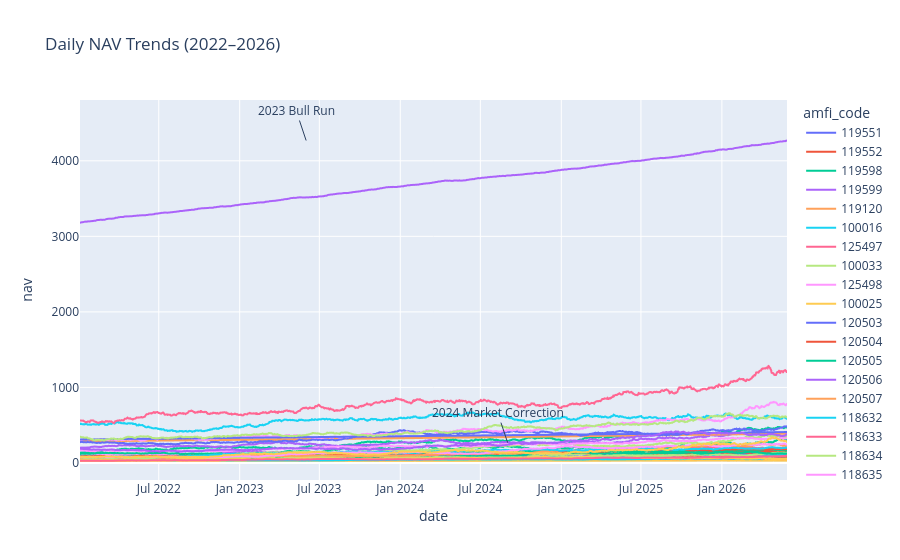

Notebook code cell kept with this figure:
### Code cell
nav_df["date"] = pd.to_datetime(nav_df["date"])

fig = px.line(
    nav_df,
    x="date",
    y="nav",
    color="amfi_code",
    title="Daily NAV Trends (2022–2026)"
)
fig.add_annotation(
    x="2023-06-01",
    y=nav_df["nav"].max(),
    text="2023 Bull Run",
    showarrow=True
)

fig.add_annotation(
    x="2024-09-01",
    y=nav_df["nav"].mean(),
    text="2024 Market Correction",
    showarrow=True
)



fig.show()

### Figure 1 — Plotly figure (JSON) as saved in the notebook; plotly's stock layout.template omitted (floating-point values rounded to 4 significant figures; data arrays with more than 128 entries replaced by an {"elided": "..."} marker saying what was removed)
{"data": [{"hovertemplate": "amfi_code=119551<br>date=%{x}<br>nav=%{y}<extra></extra>", "legendgroup": "119551", "line": {"color": "#636efa", "dash": "solid"}, "marker": {"symbol": "circle"}, "mode": "lines", "name": "119551", "showlegend": true, "type": "scattergl", "x": {"elided": "1150 str values"}, "xaxis": "x", "y": {"elided": "1150 float values"}, "yaxis": "y"}, {"hovertemplate": "amfi_code=119552<br>date=%{x}<br>nav=%{y}<extra></extra>", "legendgroup": "119552", "line": {"color": "#EF553B", "dash": "solid"}, "marker": {"symbol": "circle"}, "mode": "lines", "name": "119552", "showlegend": true, "type": "scattergl", "x": {"elided": "1150 str values"}, "xaxis": "x", "y": {"elided": "1150 float values"}, "yaxis": "y"}, {"hovertemplate": "amfi_code=119598<br>date=%{x}<br>nav=%{y}<extra></extra>", "legendgroup": "119598", "line": {"color": "#00cc96", "dash": "solid"}, "marker": {"symbol": "circle"}, "mode": "lines", "name": "119598", "showlegend": true, "type": "scattergl", "x": {"elided": "1150 str values"}, "xaxis": "x", "y": {"elided": "1150 float values"}, "yaxis": "y"}, {"hovertemplate": "amfi_code=119599<br>date=%{x}<br>nav=%{y}<extra></extra>", "legendgroup": "119599", "line": {"color": "#ab63fa", "dash": "solid"}, "marker": {"symbol": "circle"}, "mode": "lines", "name": "119599", "showlegend": true, "type": "scattergl", "x": {"elided": "1150 str values"}, "xaxis": "x", "y": {"elided": "1150 float values"}, "yaxis": "y"}, {"hovertemplate": "amfi_code=119120<br>date=%{x}<br>nav=%{y}<extra></extra>", "legendgroup": "119120", "line": {"color": "#FFA15A", "dash": "solid"}, "marker": {"symbol": "circle"}, "mode": "lines", "name": "119120", "showlegend": true, "type": "scattergl", "x": {"elided": "1150 str values"}, "xaxis": "x", "y": {"elided": "1150 float values"}, "yaxis": "y"}, {"hovertemplate": "amfi_code=100016<br>date=%{x}<br>nav=%{y}<extra></extra>", "legendgroup": "100016", "line": {"color": "#19d3f3", "dash": "solid"}, "marker": {"symbol": "circle"}, "mode": "lines", "name": "100016", "showlegend": true, "type": "scattergl", "x": {"elided": "1150 str values"}, "xaxis": "x", "y": {"elided": "1150 float values"}, "yaxis": "y"}, {"hovertemplate": "amfi_code=125497<br>date=%{x}<br>nav=%{y}<extra></extra>", "legendgroup": "125497", "line": {"color": "#FF6692", "dash": "solid"}, "marker": {"symbol": "circle"}, "mode": "lines", "name": "125497", "showlegend": true, "type": "scattergl", "x": {"elided": "1150 str values"}, "xaxis": "x", "y": {"elided": "1150 float values"}, "yaxis": "y"}, {"hovertemplate": "amfi_code=100033<br>date=%{x}<br>nav=%{y}<extra></extra>", "legendgroup": "100033", "line": {"color": "#B6E880", "dash": "solid"}, "marker": {"symbol": "circle"}, "mode": "lines", "name": "100033", "showlegend": true, "type": "scattergl", "x": {"elided": "1150 str values"}, "xaxis": "x", "y": {"elided": "1150 float values"}, "yaxis": "y"}, {"hovertemplate": "amfi_code=125498<br>date=%{x}<br>nav=%{y}<extra></extra>", "legendgroup": "125498", "line": {"color": "#FF97FF", "dash": "solid"}, "marker": {"symbol": "circle"}, "mode": "lines", "name": "125498", "showlegend": true, "type": "scattergl", "x": {"elided": "1150 str values"}, "xaxis": "x", "y": {"elided": "1150 float values"}, "yaxis": "y"}, {"hovertemplate": "amfi_code=100025<br>date=%{x}<br>nav=%{y}<extra></extra>", "legendgroup": "100025", "line": {"color": "#FECB52", "dash": "solid"}, "marker": {"symbol": "circle"}, "mode": "lines", "name": "100025", "showlegend": true, "type": "scattergl", "x": {"elided": "1150 str values"}, "xaxis": "x", "y": {"elided": "1150 float values"}, "yaxis": "y"}, {"hovertemplate": "amfi_code=120503<br>date=%{x}<br>nav=%{y}<extra></extra>", "legendgroup": "120503", "line": {"color": "#636efa", "dash": "solid"}, "marker": {"symbol": "circle"}, "mode": "lines", "name": "120503", "showlegend": true, "type": "scattergl", "x": {"elided": "1150 str values"}, "xaxis": "x", "y": {"elided": "1150 float values"}, "yaxis": "y"}, {"hovertemplate": "amfi_code=120504<br>date=%{x}<br>nav=%{y}<extra></extra>", "legendgroup": "120504", "line": {"color": "#EF553B", "dash": "solid"}, "marker": {"symbol": "circle"}, "mode": "lines", "name": "120504", "showlegend": true, "type": "scattergl", "x": {"elided": "1150 str values"}, "xaxis": "x", "y": {"elided": "1150 float values"}, "yaxis": "y"}, {"hovertemplate": "amfi_code=120505<br>date=%{x}<br>nav=%{y}<extra></extra>", "legendgroup": "120505", "line": {"color": "#00cc96", "dash": "solid"}, "marker": {"symbol": "circle"}, "mode": "lines", "name": "120505", "showlegend": true, "type": "scattergl", "x": {"elided": "1150 str values"}, "xaxis": "x", "y": {"elided": "1150 float values"}, "yaxis": "y"}, {"hovertemplate": "amfi_code=120506<br>date=%{x}<br>nav=%{y}<extra></extra>", "legendgroup": "120506", "line": {"color": "#ab63fa", "dash": "solid"}, "marker": {"symbol": "circle"}, "mode": "lines", "name": "120506", "showlegend": true, "type": "scattergl", "x": {"elided": "1150 str values"}, "xaxis": "x", "y": {"elided": "1150 float values"}, "yaxis": "y"}, {"hovertemplate": "amfi_code=120507<br>date=%{x}<br>nav=%{y}<extra></extra>", "legendgroup": "120507", "line": {"color": "#FFA15A", "dash": "solid"}, "marker": {"symbol": "circle"}, "mode": "lines", "name": "120507", "showlegend": true, "type": "scattergl", "x": {"elided": "1150 str values"}, "xaxis": "x", "y": {"elided": "1150 float values"}, "yaxis": "y"}, {"hovertemplate": "amfi_code=118632<br>date=%{x}<br>nav=%{y}<extra></extra>", "legendgroup": "118632", "line": {"color": "#19d3f3", "dash": "solid"}, "marker": {"symbol": "circle"}, "mode": "lines", "name": "118632", "showlegend": true, "type": "scattergl", "x": {"elided": "1150 str values"}, "xaxis": "x", "y": {"elided": "1150 float values"}, "yaxis": "y"}, {"hovertemplate": "amfi_code=118633<br>date=%{x}<br>nav=%{y}<extra></extra>", "legendgroup": "118633", "line": {"color": "#FF6692", "dash": "solid"}, "marker": {"symbol": "circle"}, "mode": "lines", "name": "118633", "showlegend": true, "type": "scattergl", "x": {"elided": "1150 str values"}, "xaxis": "x", "y": {"elided": "1150 float values"}, "yaxis": "y"}, {"hovertemplate": "amfi_code=118634<br>date=%{x}<br>nav=%{y}<extra></extra>", "legendgroup": "118634", "line": {"color": "#B6E880", "dash": "solid"}, "marker": {"symbol": "circle"}, "mode": "lines", "name": "118634", "showlegend": true, "type": "scattergl", "x": {"elided": "1150 str values"}, "xaxis": "x", "y": {"elided": "1150 float values"}, "yaxis": "y"}, {"hovertemplate": "amfi_code=118635<br>date=%{x}<br>nav=%{y}<extra></extra>", "legendgroup": "118635", "line": {"color": "#FF97FF", "dash": "solid"}, "marker": {"symbol": "circle"}, "mode": "lines", "name": "118635", "showlegend": true, "type": "scattergl", "x": {"elided": "1150 str values"}, "xaxis": "x", "y": {"elided": "1150 float values"}, "yaxis": "y"}, {"hovertemplate": "amfi_code=118636<br>date=%{x}<br>nav=%{y}<extra></extra>", "legendgroup": "118636", "line": {"color": "#FECB52", "dash": "solid"}, "marker": {"symbol": "circle"}, "mode": "lines", "name": "118636", "showlegend": true, "type": "scattergl", "x": {"elided": "1150 str values"}, "xaxis": "x", "y": {"elided": "1150 float values"}, "yaxis": "y"}, {"hovertemplate": "amfi_code=120841<br>date=%{x}<br>nav=%{y}<extra></extra>", "legendgroup": "120841", "line": {"color": "#636efa", "dash": "solid"}, "marker": {"symbol": "circle"}, "mode": "lines", "name": "120841", "showlegend": true, "type": "scattergl", "x": {"elided": "1150 str values"}, "xaxis": "x", "y": {"elided": "1150 float values"}, "yaxis": "y"}, {"hovertemplate": "amfi_code=120842<br>date=%{x}<br>nav=%{y}<extra></extra>", "legendgroup": "120842", "line": {"color": "#EF553B", "dash": "solid"}, "marker": {"symbol": "circle"}, "mode": "lines", "name": "120842", "showlegend": true, "type": "scattergl", "x": {"elided": "1150 str values"}, "xaxis": "x", "y": {"elided": "1150 float values"}, "yaxis": "y"}, {"hovertemplate": "amfi_code=120843<br>date=%{x}<br>nav=%{y}<extra></extra>", "legendgroup": "120843", "line": {"color": "#00cc96", "dash": "solid"}, "marker": {"symbol": "circle"}, "mode": "lines", "name": "120843", "showlegend": true, "type": "scattergl", "x": {"elided": "1150 str values"}, "xaxis": "x", "y": {"elided": "1150 float values"}, "yaxis": "y"}, {"hovertemplate": "amfi_code=120844<br>date=%{x}<br>nav=%{y}<extra></extra>", "legendgroup": "120844", "line": {"color": "#ab63fa", "dash": "solid"}, "marker": {"symbol": "circle"}, "mode": "lines", "name": "120844", "showlegend": true, "type": "scattergl", "x": {"elided": "1150 str values"}, "xaxis": "x", "y": {"elided": "1150 float values"}, "yaxis": "y"}, {"hovertemplate": "amfi_code=119092<br>date=%{x}<br>nav=%{y}<extra></extra>", "legendgroup": "119092", "line": {"color": "#FFA15A", "dash": "solid"}, "marker": {"symbol": "circle"}, "mode": "lines", "name": "119092", "showlegend": true, "type": "scattergl", "x": {"elided": "1150 str values"}, "xaxis": "x", "y": {"elided": "1150 float values"}, "yaxis": "y"}, {"hovertemplate": "amfi_code=119093<br>date=%{x}<br>nav=%{y}<extra></extra>", "legendgroup": "119093", "line": {"color": "#19d3f3", "dash": "solid"}, "marker": {"symbol": "circle"}, "mode": "lines", "name": "119093", "showlegend": true, "type": "scattergl", "x": {"elided": "1150 str values"}, "xaxis": "x", "y": {"elided": "1150 float values"}, "yaxis": "y"}, {"hovertemplate": "amfi_code=119094<br>date=%{x}<br>nav=%{y}<extra></extra>", "legendgroup": "119094", "line": {"color": "#FF6692", "dash": "solid"}, "marker": {"symbol": "circle"}, "mode": "lines", "name": "119094", "showlegend": true, "type": "scattergl", "x": {"elided": "1150 str values"}, "xaxis": "x", "y": {"elided": "1150 float values"}, "yaxis": "y"}, {"hovertemplate": "amfi_code=119095<br>date=%{x}<br>nav=%{y}<extra></extra>", "legendgroup": "119095", "line": {"color": "#B6E880", "dash": "solid"}, "marker": {"symbol": "circle"}, "mode": "lines", "name": "119095", "showlegend": true, "type": "scattergl", "x": {"elided": "1150 str values"}, "xaxis": "x", "y": {"elided": "1150 float values"}, "yaxis": "y"}, {"hovertemplate": "amfi_code=101206<br>date=%{x}<br>nav=%{y}<extra></extra>", "legendgroup": "101206", "line": {"color": "#FF97FF", "dash": "solid"}, "marker": {"symbol": "circle"}, "mode": "lines", "name": "101206", "showlegend": true, "type": "scattergl", "x": {"elided": "1150 str values"}, "xaxis": "x", "y": {"elided": "1150 float values"}, "yaxis": "y"}, {"hovertemplate": "amfi_code=101207<br>date=%{x}<br>nav=%{y}<extra></extra>", "legendgroup": "101207", "line": {"color": "#FECB52", "dash": "solid"}, "marker": {"symbol": "circle"}, "mode": "lines", "name": "101207", "showlegend": true, "type": "scattergl", "x": {"elided": "1150 str values"}, "xaxis": "x", "y": {"elided": "1150 float values"}, "yaxis": "y"}, {"hovertemplate": "amfi_code=101208<br>date=%{x}<br>nav=%{y}<extra></extra>", "legendgroup": "101208", "line": {"color": "#636efa", "dash": "solid"}, "marker": {"symbol": "circle"}, "mode": "lines", "name": "101208", "showlegend": true, "type": "scattergl", "x": {"elided": "1150 str values"}, "xaxis": "x", "y": {"elided": "1150 float values"}, "yaxis": "y"}, {"hovertemplate": "amfi_code=102885<br>date=%{x}<br>nav=%{y}<extra></extra>", "legendgroup": "102885", "line": {"color": "#EF553B", "dash": "solid"}, "marker": {"symbol": "circle"}, "mode": "lines", "name": "102885", "showlegend": true, "type": "scattergl", "x": {"elided": "1150 str values"}, "xaxis": "x", "y": {"elided": "1150 float values"}, "yaxis": "y"}, {"hovertemplate": "amfi_code=102886<br>date=%{x}<br>nav=%{y}<extra></extra>", "legendgroup": "102886", "line": {"color": "#00cc96", "dash": "solid"}, "marker": {"symbol": "circle"}, "mode": "lines", "name": "102886", "showlegend": true, "type": "scattergl", "x": {"elided": "1150 str values"}, "xaxis": "x", "y": {"elided": "1150 float values"}, "yaxis": "y"}, {"hovertemplate": "amfi_code=102887<br>date=%{x}<br>nav=%{y}<extra></extra>", "legendgroup": "102887", "line": {"color": "#ab63fa", "dash": "solid"}, "marker": {"symbol": "circle"}, "mode": "lines", "name": "102887", "showlegend": true, "type": "scattergl", "x": {"elided": "1150 str values"}, "xaxis": "x", "y": {"elided": "1150 float values"}, "yaxis": "y"}, {"hovertemplate": "amfi_code=148567<br>date=%{x}<br>nav=%{y}<extra></extra>", "legendgroup": "148567", "line": {"color": "#FFA15A", "dash": "solid"}, "marker": {"symbol": "circle"}, "mode": "lines", "name": "148567", "showlegend": true, "type": "scattergl", "x": {"elided": "1150 str values"}, "xaxis": "x", "y": {"elided": "1150 float values"}, "yaxis": "y"}, {"hovertemplate": "amfi_code=148568<br>date=%{x}<br>nav=%{y}<extra></extra>", "legendgroup": "148568", "line": {"color": "#19d3f3", "dash": "solid"}, "marker": {"symbol": "circle"}, "mode": "lines", "name": "148568", "showlegend": true, "type": "scattergl", "x": {"elided": "1150 str values"}, "xaxis": "x", "y": {"elided": "1150 float values"}, "yaxis": "y"}, {"hovertemplate": "amfi_code=148569<br>date=%{x}<br>nav=%{y}<extra></extra>", "legendgroup": "148569", "line": {"color": "#FF6692", "dash": "solid"}, "marker": {"symbol": "circle"}, "mode": "lines", "name": "148569", "showlegend": true, "type": "scattergl", "x": {"elided": "1150 str values"}, "xaxis": "x", "y": {"elided": "1150 float values"}, "yaxis": "y"}, {"hovertemplate": "amfi_code=149322<br>date=%{x}<br>nav=%{y}<extra></extra>", "legendgroup": "149322", "line": {"color": "#B6E880", "dash": "solid"}, "marker": {"symbol": "circle"}, "mode": "lines", "name": "149322", "showlegend": true, "type": "scattergl", "x": {"elided": "1150 str values"}, "xaxis": "x", "y": {"elided": "1150 float values"}, "yaxis": "y"}, {"hovertemplate": "amfi_code=149323<br>date=%{x}<br>nav=%{y}<extra></extra>", "legendgroup": "149323", "line": {"color": "#FF97FF", "dash": "solid"}, "marker": {"symbol": "circle"}, "mode": "lines", "name": "149323", "showlegend": true, "type": "scattergl", "x": {"elided": "1150 str values"}, "xaxis": "x", "y": {"elided": "1150 float values"}, "yaxis": "y"}, {"hovertemplate": "amfi_code=149324<br>date=%{x}<br>nav=%{y}<extra></extra>", "legendgroup": "149324", "line": {"color": "#FECB52", "dash": "solid"}, "marker": {"symbol": "circle"}, "mode": "lines", "name": "149324", "showlegend": true, "type": "scattergl", "x": {"elided": "1150 str values"}, "xaxis": "x", "y": {"elided": "1150 float values"}, "yaxis": "y"}], "layout": {"annotations": [{"showarrow": true, "text": "2023 Bull Run", "x": "2023-06-01", "y": 4269.0}, {"showarrow": true, "text": "2024 Market Correction", "x": "2024-09-01", "y": 269.6}], "legend": {"title": {"text": "amfi_code"}, "tracegroupgap": 0}, "title": {"text": "Daily NAV Trends (2022–2026)"}, "xaxis": {"anchor": "y", "domain": [0, 1], "title": {"text": "date"}}, "yaxis": {"anchor": "x", "domain": [0, 1], "title": {"text": "nav"}}}}
